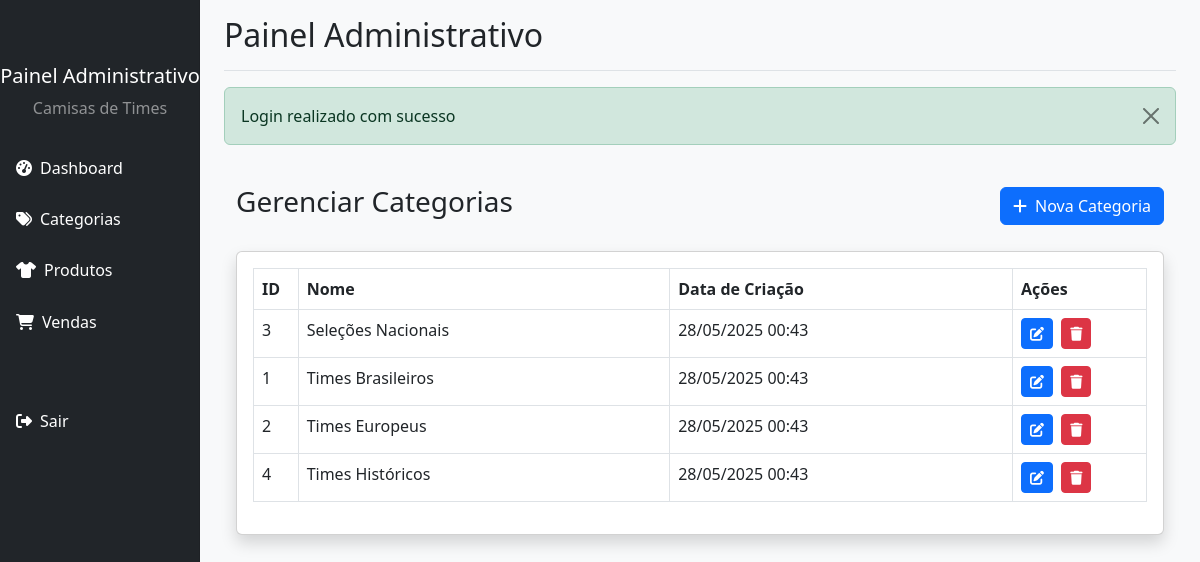
Page /admin/categorias/index.php (signed in) on the committed database.
### tables this page shows
CREATE TABLE IF NOT EXISTS categorias (
    id INT AUTO_INCREMENT PRIMARY KEY,
    nome VARCHAR(100) NOT NULL,
    created_at TIMESTAMP DEFAULT CURRENT_TIMESTAMP
);

### includes/functions.php (called while the page is built, shortened)
<?php
require_once 'database.php';
function isLoggedIn() {
    return isset($_SESSION['user_id']);
}
function getMessage() {
    if (isset($_SESSION['message'])) {
        $message = $_SESSION['message'];
        $type = $_SESSION['message_type'];
        return ['message' => $message, 'type' => $type];
    }
    return null;
}
function getCategories() {
    global $db;
    return $db->select("SELECT * FROM categorias ORDER BY nome");
}
?>

### includes/database.php (called while the page is built, shortened)
<?php
class Database {
    private $connection;
    private function connect() {
        try {
            $this->connection = new mysqli(DB_HOST, DB_USER, DB_PASS, DB_NAME);
            $this->connection->set_charset("utf8");
        } catch (Exception $e) {
            die($e->getMessage());
        }
    }
    public function query($sql) {
        $result = $this->connection->query($sql);
        return $result;
    }
    public function select($sql) {
        $result = $this->query($sql);
        $rows = [];
        while ($row = $result->fetch_assoc()) {
            $rows[] = $row;
        }
        return $rows;
    }
}
$db = new Database();
?>

### admin/categorias/index.php (the view)
<?php
require_once '../includes/header.php';
$categorias = getCategories();
?>
<div class="container-fluid py-4">
    <div class="d-flex justify-content-between align-items-center mb-4">
        <h2 class="h3">Gerenciar Categorias</h2>
        <a href="adicionar.php" class="btn btn-primary">
            <i class="fas fa-plus me-1"></i> Nova Categoria
        </a>
    </div>
    <div class="card shadow mb-4">
        <div class="card-body">
            <?php if (empty($categorias)): ?>
                <p class="text-center py-3">Nenhuma categoria cadastrada.</p>
            <?php else: ?>
                <div class="table-responsive">
                    <table class="table table-bordered table-hover">
                        <thead>
                            <tr>
                                <th width="5%">ID</th>
                                <th>Nome</th>
                                <th>Data de Criação</th>
                                <th width="15%">Ações</th>
                            </tr>
                        </thead>
                        <tbody>
                            <?php foreach ($categorias as $categoria): ?>
                            <tr>
                                <td><?php echo $categoria['id']; ?></td>
                                <td><?php echo $categoria['nome']; ?></td>
                                <td><?php echo date('d/m/Y H:i', strtotime($categoria['created_at'])); ?></td>
                                <td>
                                    <a href="editar.php?id=<?php echo $categoria['id']; ?>" class="btn btn-sm btn-primary btn-action" data-bs-toggle="tooltip" title="Editar">
                                        <i class="fas fa-edit"></i>
                                    </a>
                                    <a href="excluir.php?id=<?php echo $categoria['id']; ?>" class="btn btn-sm btn-danger btn-action" data-bs-toggle="tooltip" title="Excluir" onclick="return confirmDelete('Tem certeza que deseja excluir esta categoria? Todos os produtos relacionados também serão excluídos.')">
                                        <i class="fas fa-trash"></i>
                                    </a>
                                </td>
                            </tr>
                            <?php endforeach; ?>
                        </tbody>
                    </table>
                </div>
            <?php endif; ?>
        </div>
    </div>
</div>
<?php require_once '../includes/footer.php'; ?>

### admin/includes/header.php (shortened to what this page needs)
<?php
require_once __DIR__ . '/../../includes/database.php';
require_once __DIR__ . '/../../includes/functions.php';
?>
<!DOCTYPE html>
<html lang="pt-BR">
<head>
    <link rel="stylesheet" href="https://cdn.jsdelivr.net/npm/bootstrap@5.3.0/dist/css/bootstrap.min.css">
    <link rel="stylesheet" href="https://cdnjs.cloudflare.com/ajax/libs/font-awesome/6.4.0/css/all.min.css">
    <link rel="stylesheet" href="../assets/css/admin.css">
</head>
<body>
    <div class="container-fluid">
        <div class="row">
            <?php if (isLoggedIn()): ?>
            <nav id="sidebar" class="col-md-3 col-lg-2 d-md-block bg-dark sidebar collapse">
                <div class="position-sticky pt-3">
                    <div class="text-center mb-4">
                        <h5 class="text-white">Painel Administrativo</h5>
                        <p class="text-white-50">Camisas de Times</p>
                    </div>
                    <ul class="nav flex-column">
                        <li class="nav-item">
                            <a class="nav-link text-white" href="../index.php">
                                <i class="fas fa-tachometer-alt me-2"></i>Dashboard
                            </a>
                        </li>
                        <li class="nav-item">
                            <a class="nav-link text-white" href="../categorias/index.php">
                                <i class="fas fa-tags me-2"></i>Categorias
                            </a>
                        </li>
                        <li class="nav-item">
                            <a class="nav-link text-white" href="../produtos/index.php">
                                <i class="fas fa-tshirt me-2"></i>Produtos
                            </a>
                        </li>
                        <li class="nav-item">
                            <a class="nav-link text-white" href="../vendas/index.php">
                                <i class="fas fa-shopping-cart me-2"></i>Vendas
                            </a>
                        </li>
                        <li class="nav-item mt-5">
                            <a class="nav-link text-white" href="../admin/logout.php">
                                <i class="fas fa-sign-out-alt me-2"></i>Sair
                            </a>
                        </li>
                    </ul>
                </div>
            </nav>
            <?php endif; ?>
            <main class="<?php echo isLoggedIn() ? 'col-md-9 ms-sm-auto col-lg-10 px-md-4' : 'col-12'; ?>">
                <div class="d-flex justify-content-between flex-wrap flex-md-nowrap align-items-center pt-3 pb-2 mb-3 border-bottom">
                    <?php if (isLoggedIn()): ?>
                    <h1 class="h2">Painel Administrativo</h1>
                    <?php endif; ?>
                </div>
                <?php
                $message = getMessage();
                if ($message):
                ?>
                <div class="alert alert-<?php echo $message['type']; ?> alert-dismissible fade show" role="alert">
                    <?php echo $message['message']; ?>
                    <button type="button" class="btn-close" data-bs-dismiss="alert" aria-label="Close"></button>
                </div>
                <?php endif; ?>

### admin/includes/footer.php (shortened to what this page needs)
            </main>
        </div>
    </div>
</body>
</html>

### assets/css/admin.css (style rules this page uses)
body { font-family: 'Segoe UI', Tahoma, Geneva, Verdana, sans-serif; background-color: #f8f9fa; }
.sidebar { position: fixed; top: 0; bottom: 0; left: 0; z-index: 100; padding: 48px 0 0; box-shadow: inset -1px 0 0 rgba(0, 0, 0, .1); height: 100vh; }
.sidebar .nav-link { font-weight: 500; color: #333; padding: 0.75rem 1rem; margin-bottom: 0.2rem; border-radius: 0.25rem; transition: all 0.3s; }
.btn-action { padding: 0.25rem 0.5rem; font-size: 0.875rem; margin-right: 0.25rem; }
.btn-primary { background-color: #0d6efd; border-color: #0d6efd; }
.btn-danger { background-color: #dc3545; border-color: #dc3545; }

### rows in the picture
categorias: id "3", nome "Seleções Nacionais", created_at "28/05/2025 00:43"
categorias: id "1", nome "Times Brasileiros", created_at "28/05/2025 00:43"
categorias: id "2", nome "Times Europeus", created_at "28/05/2025 00:43"
categorias: id "4", nome "Times Históricos", created_at "28/05/2025 00:43"

### other values in the picture
$message['message'] "Login realizado com sucesso"
